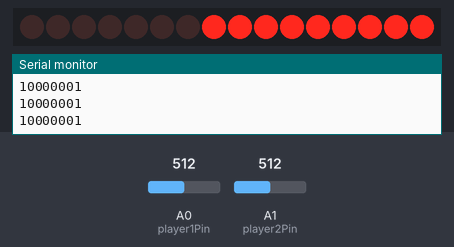
Simulated run of this sketch. Board: Arduino Uno, built with avr-gcc and run on an emulated ATmega328P. Parts: 16 shift-register outputs drawn as a row of LEDs (first output left, lit = HIGH), the last lines printed to the serial monitor. Wiring (inferred from the names in the program): 2 × shift register (74HC595): data pin 2; shift clock pin 4; latch pin 3. Wiring (inferred from the signals the program sends): row of LEDs: on Q0, Q1, Q2, Q3, Q4, Q5, Q6, Q7, Q8, Q9, Q10, Q11, Q12, Q13, Q14, Q15. The inputs (shaded band) are chosen by the test bench; at power-on: A0 (player1Pin) = 512, A1 (player2Pin) = 512. Random numbers use the default seed unless the sketch sets one.

Above: at 0.1 s.
At 1.7 s:
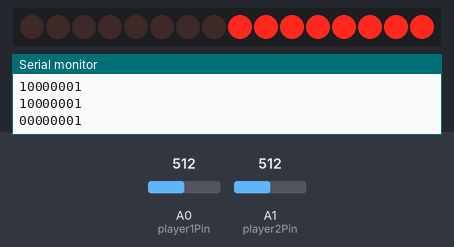
Timing chart, 0 to 3.2 s (numbered marks = the images above):
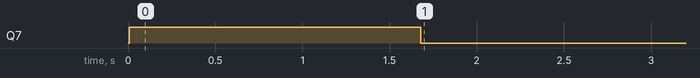

Measured:
- by itself, Q7: LOW → HIGH at 0.01 s, → LOW 1.7 s later

The sketch:

Pong.ino
```cpp
int dataPin = 2;
int latchPin = 3;
int clockPin = 4;

int player1Pin = 0; //analog 0
int player2Pin = 1;

int player1Position;
int player2Position;

int speed = 15;

int ballX = 3;
int ballY = 3;

boolean gameOn = true;

int ballMovingUp, ballMovingDown, ballMovingRight;

int board[8][8] = {
  {
    0,0,0,0,0,0,0,0      }
  ,
  {
    0,0,0,0,0,0,0,0      }
  ,
  {
    0,0,0,0,0,0,0,0      }
  ,
  {
    0,0,0,0,0,0,0,0      }
  ,
  {
    0,0,0,0,0,0,0,0      }
  ,
  {
    0,0,0,0,0,0,0,0      }
  ,
  {
    0,0,0,0,0,0,0,0      }
  ,
  {
    0,0,0,0,0,0,0,0      }
};

int pong[8][8] = {
  {
    1,1,1,0,1,1,1,1      }
  ,
  {
    1,0,1,0,1,0,0,1      }
  ,
  {
    1,1,1,0,1,0,0,1      }
  ,
  {
    1,0,0,0,1,1,1,1      }
  ,
  {
    1,0,0,1,1,1,1,0      }
  ,
  {
    1,1,0,1,1,0,1,1      }
  ,
  {
    1,0,1,1,1,0,0,1      }
  ,
  {
    1,0,0,1,1,1,1,1      }
};

byte dataOne = 0;
byte dataTwo = 0;

int count = 0;

void setup() {
  ballMovingUp = false;
  ballMovingDown = false;

  int b = (int) (random(2));
  if (b == 0) {
    ballMovingRight = false;
  }
  else {
    ballMovingRight = true;
  }

  Serial.begin(9600);
  pinMode(dataPin, OUTPUT);
  pinMode(latchPin, OUTPUT);
  pinMode(clockPin, OUTPUT);

  resetLEDs();
}

void loop() {
  //resetLEDs();
  //allOn();
  //displayImage(pong);

  if (gameOn) {
    updatePlayer();

    if (count > speed) {
      updateBall();
      count = 0;
    }
    count++;

    displayImage(board);

    for (int i = 0; i < 8; i++) {
      Serial.print(board[3][i]);
    }
    Serial.println();
  }
  else {
    //displayImage(pong);
    resetLEDs();
    gameOn = false;
  }

}

void updatePlayer() {
  resetCols();

  int player1PotentioValue = analogRead(player1Pin);
  player1Position = player1PotentioValue * (7.0/1023) + 1;
  player1Position = constrain(player1Position, 1, 7);
  board[player1Position][0] = 1;
  board[player1Position - 1][0] = 1;

  int player2PotentioValue = analogRead(player2Pin);
  player2Position = player2PotentioValue * (7.0/1023) + 1;
  player2Position = constrain(player2Position, 1, 7);
  board[player2Position][7] = 1;
  board[player2Position - 1][7] = 1;


}

void updateBall() {
  board[ballY][ballX] = 0;

  if ((ballY == 0) || (ballY == 7)) {
    if (ballMovingUp) {
      ballMovingUp = false;
      ballMovingDown = true;
    }
    else if (ballMovingDown) {
      ballMovingUp = true;
      ballMovingDown = false;
    }
  }

  if ((ballX == 1) && (!ballMovingRight)) {

    if ((player1Position == ballY || (player1Position - 1 == ballY))) {
      ballMovingRight = true;
      int r = (int) (random(3));

      if (r == 0) {
        ballMovingUp = true;
        ballMovingDown = false;
      }
      else if (r == 1) {
        ballMovingUp = false;
        ballMovingDown = true;
      }
      else {
        ballMovingUp = false;
        ballMovingDown = false;
      }
    }
    else if ((ballMovingDown && (player1Position - 2 == ballY)) || (ballMovingUp && (player1Position == ballY - 1))) {
      ballMovingRight = true;
      int r = (int) (random(3));

      if (r == 0) {
        ballMovingUp = true;
        ballMovingDown = false;
      }
      else if (r == 1) {
        ballMovingUp = false;
        ballMovingDown = true;
      }
      else {
        ballMovingUp = false;
        ballMovingDown = false;
      }
    }
  }
  else if ((ballX == 6) && (ballMovingRight)) {

    if (((player2Position == ballY) || (player2Position - 1 == ballY))) {
      ballMovingRight = false;
      int r = (int) (random(3));

      if (r == 0) {
        ballMovingUp = true;
        ballMovingDown = false;
      }
      else if (r == 1) {
        ballMovingUp = false;
        ballMovingDown = true;
      }
      else {
        ballMovingUp = false;
        ballMovingDown = false;
      }
    }
    else if ((ballMovingDown && (player2Position - 2 == ballY)) || (ballMovingUp && (player2Position == ballY - 1))) {
      ballMovingRight = false;
      int r = (int) (random(3));

      if (r == 0) {
        ballMovingUp = true;
        ballMovingDown = false;
      }
      else if (r == 1) {
        ballMovingUp = false;
        ballMovingDown = true;
      }
      else {
        ballMovingUp = false;
        ballMovingDown = false;
      }
    }
  }
  else if ((ballX == 0) || (ballX == 7)) {
    gameOn = false;
  }

  if (ballMovingUp) {
    ballY++;
  }
  else if (ballMovingDown) {
    ballY--;
  }

  if (ballMovingRight) {
    ballX++;
  }
  else {
    ballX--;
  }

  board[ballY][ballX] = 1;
}

void displayImage(int image[8][8]) {
  for (int col = 0; col < 8; col++) {
    shiftBit(col, LOW);
    for (int r = 8; r < 16; r++) { //turns off each row in the column
      shiftBit(r, HIGH);
    }
    for (int row = 8; row < 16; row++) {
      if ((image[row - 8][col]) != 0) {
        shiftBit(row, LOW);
      }
    }
    shiftBit(col, HIGH);
    shiftWrite();
    delayMicroseconds(500);
    shiftBit(col, LOW);
    //shiftWrite();
  }
}

void resetLEDs() {
  for (int i = 0 ; i < 8; i++) {
    shiftBit(i, LOW);
  }
  for (int i = 8; i < 16; i++) {
    shiftBit(i, HIGH);
  }
  shiftWrite();
}

void resetCols() {
  for (int i = 0; i < 8; i++) {
    board[i][0] = 0;
    board[i][7] = 0;
  }
}

void resetBoard() { //could make this more efficient - only reset col 0 and 7
  for (int r = 0; r < 8; r++) {
    for (int c = 0; c < 8; c++) {
      if (board[r][c] != 0) {
        board[r][c] = 0;
      }
    }
  }
}

void allOn() {
  for (int i = 0 ; i < 8; i++) {
    shiftBit(i, HIGH);
  }
  for (int i = 8; i < 16; i++) {
    shiftBit(i, LOW);
  }
  shiftWrite();
}

void shiftBit(int desiredPin, boolean desiredState) {
  if (desiredPin < 8) {
    bitWrite(dataOne, desiredPin, desiredState);
  }
  else {
    bitWrite(dataTwo, desiredPin - 8, desiredState);
  }
}


void shiftWrite(){
  shiftOut(dataPin, clockPin, MSBFIRST, dataTwo);
  shiftOut(dataPin, clockPin, MSBFIRST, dataOne);

  digitalWrite(latchPin, HIGH);
  digitalWrite(latchPin, LOW);
}
```
